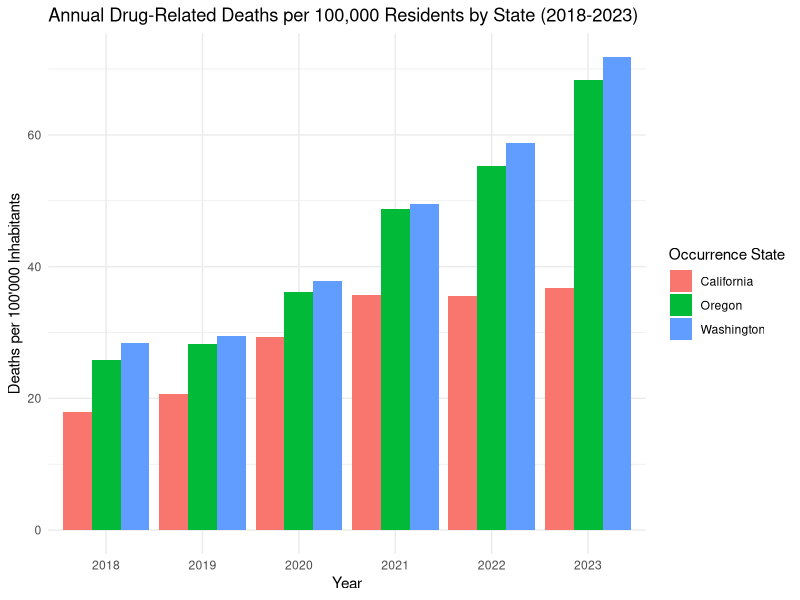
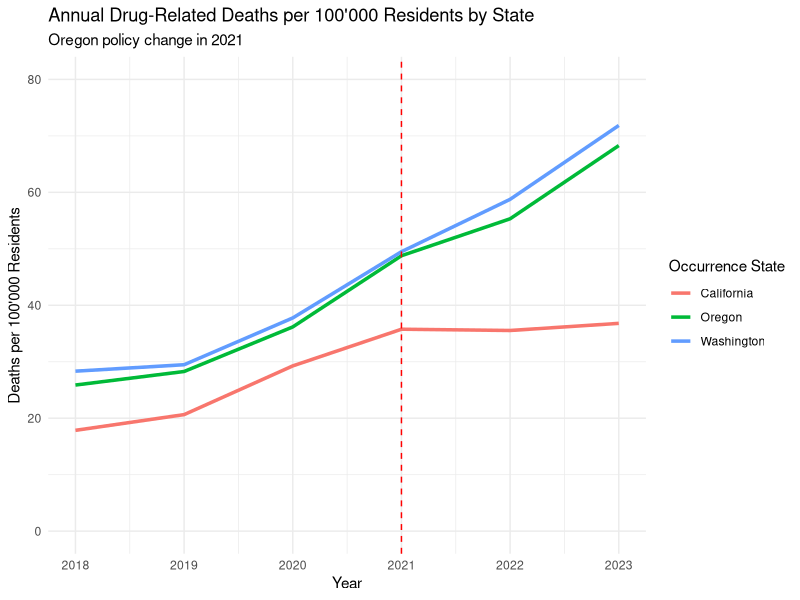
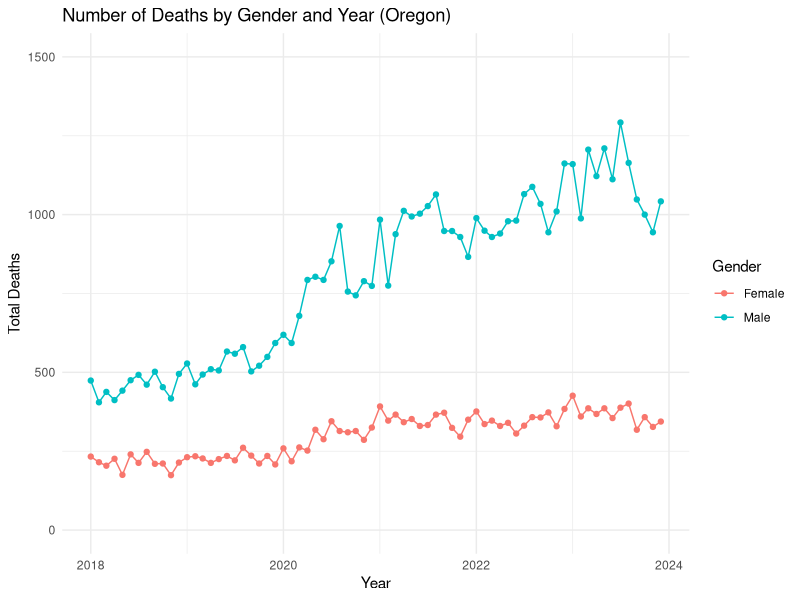
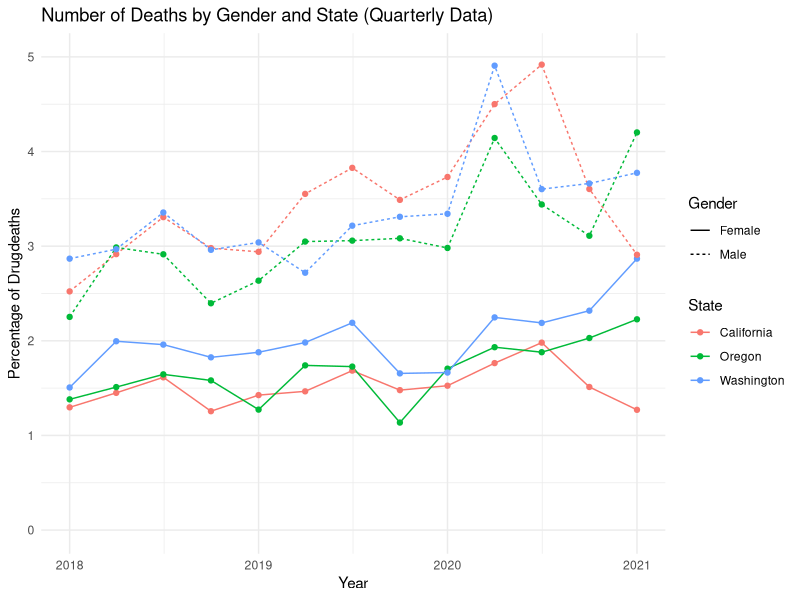
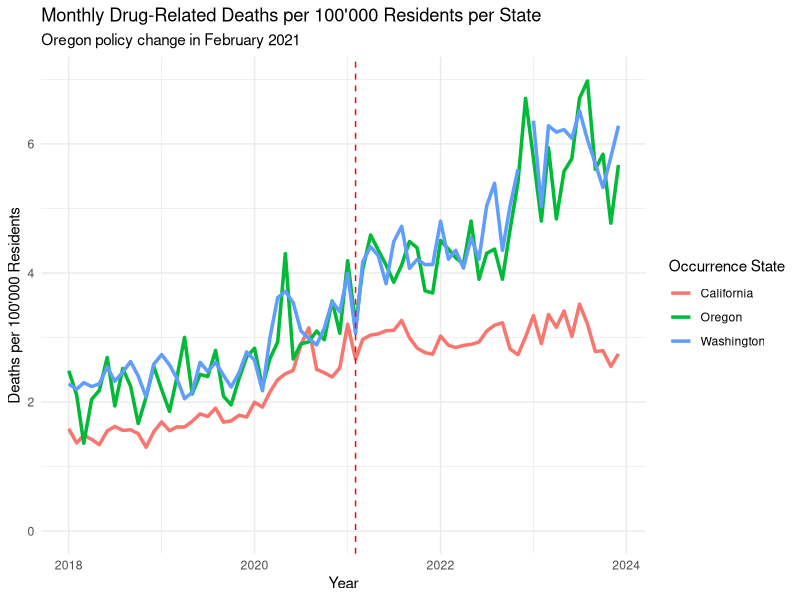
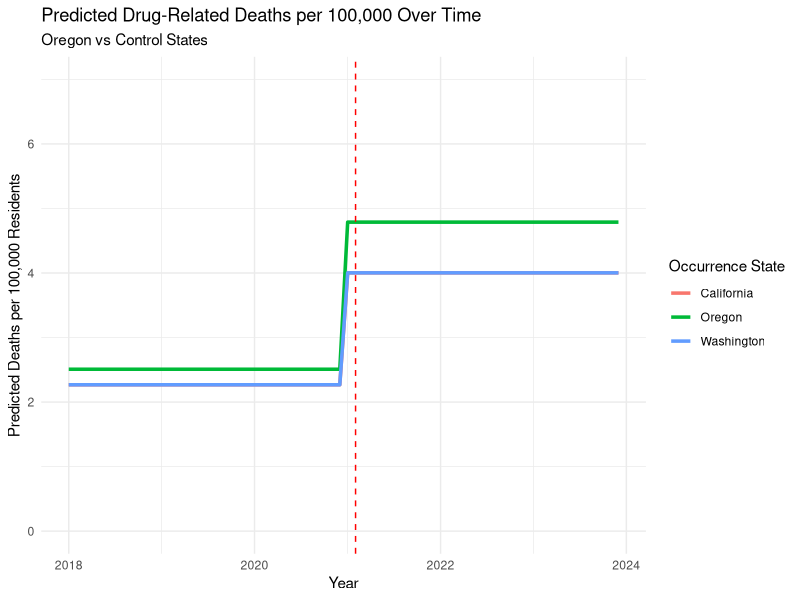
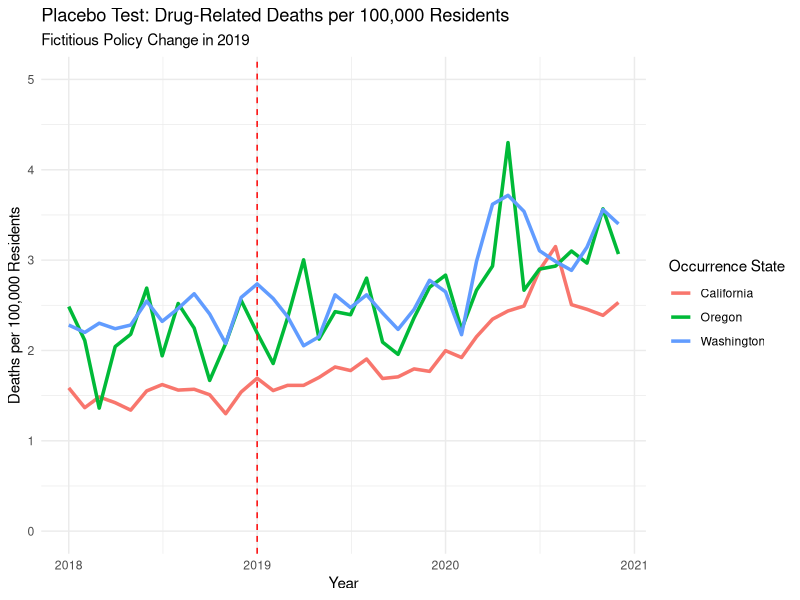
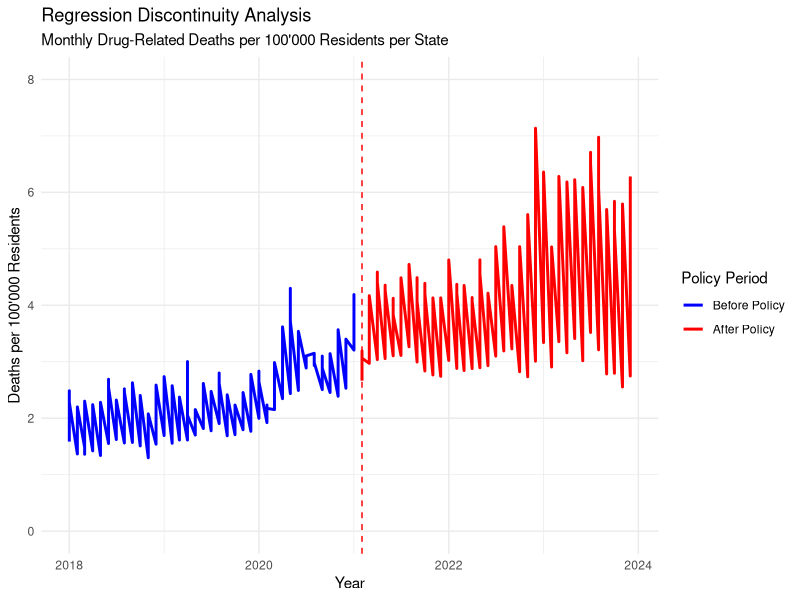

The R script that drew these images, in order:
## ---- chunk 1
knitr::opts_chunk$set(echo = TRUE)
## ---- chunk 2
library(readxl)
library(dplyr)
library(zoo)
library(lubridate)
library(ggplot2)
library(tidyr)
library(lmtest)
library(sandwich)
library(forecast)
library(plm)
  
#globally exclude code chunks from the output
knitr::opts_chunk$set(echo = FALSE)

#globally turn on caching
knitr::opts_chunk$set(cache = TRUE)

# globally turn off warnings and messages
knitr::opts_chunk$set(warning = FALSE)
knitr::opts_chunk$set(message = FALSE)

# globally set the theme for ggplot
theme_set(theme_minimal())

#setting directory
#setwd(dirname(rstudioapi::getSourceEditorContext()$path))
getwd()
## ---- chunk 3
# load the relevant part of the Data set, exclude notes starting from row 4374
Data <- read_excel("data/Drug_related_Deaths_2018-2024.xlsx", n_max = 4374)


# Overview for the Data
head(Data, 10)
str(Data)

## ---- chunk 4
# Read population data from Excel file for each region

# Load the population data from the first range (D244:M244)
population_oregon_1 <- read_excel("data/Ca_Or_Wa Population 2010-23.xlsx", 
                                  sheet = "Oregon", 
                                  range = "D244:M244", 
                                  col_names = FALSE)  

# Load the population data from the second range (Q244:T244)
population_oregon_2 <- read_excel("data/Ca_Or_Wa Population 2010-23.xlsx", 
                                  sheet = "Oregon", 
                                  range = "Q244:T244", 
                                  col_names = FALSE)  

# Combine the two data frames (horizontally) into one row
population_oregon <- cbind(population_oregon_1, population_oregon_2)

# Manually set the column names (years 2010 to 2023)
colnames(population_oregon) <- 2010:2023



# Load the population data from the first range in California
population_california_1 <- read_excel("data/Ca_Or_Wa Population 2010-23.xlsx", 
                                  sheet = "California", 
                                  range = "D487:M487", 
                                  col_names = FALSE)  

# Load the population data from the second range (Q487:T487)
population_california_2 <- read_excel("data/Ca_Or_Wa Population 2010-23.xlsx", 
                                  sheet = "California", 
                                  range = "Q487:T487", 
                                  col_names = FALSE)  

# Combine the two data frames (horizontally) into one row
population_california <- cbind(population_california_1, population_california_2)

# Manually set the column names (years 2010 to 2023)
colnames(population_california) <- 2010:2023



# Load the population data from the first range in Washington
population_washington_1 <- read_excel("data/Ca_Or_Wa Population 2010-23.xlsx", 
                                  sheet = "Washington", 
                                  range = "D286:M286", 
                                  col_names = FALSE)  

# Load the population data from the second range 
population_washington_2 <- read_excel("data/Ca_Or_Wa Population 2010-23.xlsx", 
                                  sheet = "Washington", 
                                  range = "Q286:T286", 
                                  col_names = FALSE)  

# Combine the two data frames (horizontally) into one row
population_washington <- cbind(population_washington_1, population_washington_2)

# Manually set the column names (years 2010 to 2023)
colnames(population_washington) <- 2010:2023


# Combine population data into a single data frame with an added column for state
population_data <- bind_rows(
  population_oregon %>% mutate(State = "Oregon"),
  population_washington %>% mutate(State = "Washington"),
  population_california %>% mutate(State = "California")
)


# Remove the temporary variables from the environment
rm(population_oregon_1, population_oregon_2, population_washington_1, 
   population_washington_2, population_california_1, population_california_2,
   population_oregon, population_washington, population_california)

# Convert wide format to long format
population_data <- population_data %>%
  pivot_longer(cols = -State,    # All columns except 'State'
               names_to = "year",   # The new column for years
               values_to = "population_count")  # The new column for population counts

#Convert year column to numeric
population_data$year <- as.numeric(population_data$year)  

## ---- chunk 5

# look into Dates 
unique(Data$Month)

# Delete Notes column without grepl 
Data <- Data[, !grepl("Notes", names(Data))]

# Delete Row Sep., 2024 since the data is not complete
Data <- Data[Data$Month != "Sep., 2024 (provisional and partial)", ]

# Create column Provisional (TRUE/FALSE) based on the col Month '(provisional)'
Data$Provisional <- grepl("\\(provisional\\)", Data$Month)

# Delete " (provisional)" from the Date
####Data$Month <- gsub(" \\(provisional\\)", "", Data$Month)

# Convert into Date Variable
####Data$Month <- as.yearmon(Data$Month, format = "%b., %Y")
Data <- Data %>%
  #mutate(`Month` = as.yearmon(`Month Code`, format = "%Y/%m"))
    mutate(`Month` = ym(`Month Code`))


#### look into Deaths
#### Data$Deaths

# count of "Suppressed"
sum(Data$Deaths == "Suppressed")

# Some of the numbers are "Suppressed" this means that there are between 1 and 9 cases
# To use Deaths as a number we can leave them as NA's or substitute by a random number between 1 and 9

# Set seed for reproducibility if needed
set.seed(23)  

# Replace "Suppressed" in the Death column with a random number between 1 and 9
Data$Deaths <- ifelse(Data$Deaths == "Suppressed", sample(1:9, sum(Data$Deaths == "Suppressed"), replace = TRUE), Data$Deaths)
Data$Deaths <- as.numeric(Data$Deaths)

summary(Data)
sum(Data$Deaths == "Suppressed")
# Delete all columns that end on Code, they are duplicates of the other columns
Data <- Data[, !grepl("Code$", names(Data))]

# keep one version of the Dataset with all Deaths
Data_complete <- Data

# Filters the data to only include drug-induced deaths (removes alcohol-induced and non-drug related deaths)
Data <- Data %>% filter(`UCD - Drug/Alcohol Induced` == "Drug-induced causes")

glimpse(Data)
## ---- chunk 6

# Filter the data for each complete years 2018 to 2023
Data_18_23 <- Data %>%
  filter(`Month` >= ym("2018-01") & `Month` <= ym("2023-12"))

# Group the data by occurrence state and year, then sum deaths per year
Data_18_23 <- Data_18_23 %>%
  group_by(`Occurrence State`, year = year(`Month`)) %>%
  summarise(Deaths = sum(Deaths))

# Merge the death data with population data by state and year
Data_with_population <- Data_18_23 %>%
  left_join(population_data, by = c("Occurrence State" = "State", "year" = "year"))

# Calculate deaths per 100,000 inhabitants for each year
Data_with_population <- Data_with_population %>%
  mutate(Deaths_per_100000 = (Deaths / population_count) * 100000)


# Plot the number of deaths per 10,000 inhabitants for each year and state
ggplot(Data_with_population, aes(x = factor(year), y = Deaths_per_100000, fill = `Occurrence State`)) +
  geom_bar(stat = "identity", position = "dodge") +
  labs(title = "Annual Drug-Related Deaths per 100,000 Residents by State (2018-2023)",
       x = "Year",
       y = "Deaths per 100'000 Inhabitants")


# Plot the trends over time for each state per year
ggplot(Data_with_population, aes(x = year, y = Deaths_per_100000, color = `Occurrence State`)) +
  geom_line(linewidth = 1.2) +
  geom_vline(xintercept = 2021, linetype = "dashed", color = "red") +  # Mark the policy change
  labs(title = "Annual Drug-Related Deaths per 100'000 Residents by State",
       subtitle = "Oregon policy change in 2021",
       x = "Year", y = "Deaths per 100'000 Residents") +
   ylim(0, 80)   # Ensure y-axis starts at 0

## ---- chunk 7
# Prepare the data untill 2023
data_gender_year <- Data %>%
  filter(`Month` >= ym("2018-01") & `Month` <= ym("2023-12")) %>%
  select(Gender, Month, Deaths) %>%
  group_by(Gender, Month) %>%
  summarise(Total_Deaths = sum(Deaths, na.rm = TRUE)) %>%
  ungroup()

# Plot the data
ggplot(data_gender_year, aes(x = Month, y = Total_Deaths, color = Gender, group = Gender)) +
  geom_line() +
  geom_point() +
  labs(title = "Number of Deaths by Gender and Year (Oregon)",
       x = "Year",
       y = "Total Deaths",
       color = "Gender") +
       ylim(0, 1500) 

# Perform t-test for significant differences by gender 
t.test(Total_Deaths ~ Gender, data = data_gender_year)

## ---- chunk 8
# Prepare the data
#use quarterly data to make it smoother
data_Anova <- Data %>%
  filter(`Month` < ym("2021-02")) %>%
  mutate(Quarter = floor_date(as.Date(Month), "quarter")) %>%    
  select(Gender, Quarter, `Occurrence State`, Deaths) %>%
  group_by(Gender, Quarter, `Occurrence State`) %>%
  summarise(Total_Deaths = sum(Deaths, na.rm = TRUE)) %>%
  ungroup()

data_Anova$all_death <- Data_complete %>%
  filter(`Month` < ym("2021-02")) %>%
  mutate(Quarter = floor_date(as.Date(Month), "quarter")) %>%
  select(Gender, Quarter, `Occurrence State`, Deaths) %>%
  group_by(Gender, Quarter, `Occurrence State`) %>%
  summarise(Total_Deaths = sum(Deaths, na.rm = TRUE)) %>%
  ungroup() %>%
  pull(Total_Deaths)

data_Anova$DrugDeath_Percentage <- data_Anova$Total_Deaths / data_Anova$all_death *100

# Plot the data
ggplot(data_Anova, aes(x = Quarter, y = DrugDeath_Percentage, color = `Occurrence State`, linetype = Gender)) +
  geom_line() +
  geom_point() +
  labs(title = "Number of Deaths by Gender and State (Quarterly Data)",
       x = "Year",
       y = "Percentage of Drugdeaths",
       color = "State") +
        ylim(0, 5) 

# Perform ANOVA for significant differences by gender or State
data_Anova <- data_Anova %>%
  mutate(Gender = as.factor(Gender),
         `Occurrence State` = as.factor(`Occurrence State`))

# Test for effects in Gender, State and interactions
anova_model <- aov(DrugDeath_Percentage ~ Gender + `Occurrence State`, data = data_Anova)

summary(anova_model)

## ---- chunk 9

# Filter the data for each complete month in 2018 to 2023 
Data_monthly <- Data %>%
  filter(`Month` >= ym("2018-01") & `Month` <= ym("2023-12"))

# Group the data by occurrence state and month, then sum deaths per month
Data_monthly <- Data_monthly %>%
  group_by(`Occurrence State`, year = year(`Month`), month = month(`Month`)) %>%
  summarise(Deaths = sum(Deaths))


# Merge the death data with population data by state and year
Data_monthly <- Data_monthly %>%
  left_join(population_data, by = c("Occurrence State" = "State", "year" = "year"))

# Calculate deaths per 100,000 inhabitants for each year
Data_monthly <- Data_monthly  %>%
  mutate(Deaths_per_100000 = (Deaths / population_count) * 100000)


# Create 'treatment' and 'post_policy' variables
Data_monthly <- Data_monthly %>%
  mutate(
    treatment = ifelse(`Occurrence State` == "Oregon", 1, 0),  # 1 for Oregon, 0 for California/Washington
    post_policy = ifelse(year >= 2021, 1, 0),  # 1 for years 2021 and later
    interaction = treatment * post_policy  # Interaction term for DiD
  )

# Create a new date column by combining year and month
Data_monthly <- Data_monthly %>%
  mutate(date = ym(paste(year, month, sep = "-")))  # Combine year and month into a date


# Difference-in-Differences (DiD) regression model with Deaths_per_100000

did_model <- lm(Deaths_per_100000 ~ treatment + post_policy + interaction, data = Data_monthly)
summary(did_model)

# Robust standard errors to handle heteroscedasticity
coeftest(did_model, vcov = vcovHC(did_model, type = "HC1"))

## ---- chunk 10
# Plot DiD Results
# Plot the trends over time for each state
ggplot(Data_monthly, aes(x = date, y = Deaths_per_100000, color = `Occurrence State`)) +
  geom_line(linewidth = 1.2) +
  geom_vline(xintercept = as.Date("2021-02-01"), linetype = "dashed", color = "red") +  # Mark the policy change
  labs(title = "Monthly Drug-Related Deaths per 100'000 Residents per State",
       subtitle = "Oregon policy change in February 2021",
       x = "Year", y = "Deaths per 100'000 Residents") +
       ylim(0, 7)


# Generate predicted values based on the model
Data_monthly$predicted <- predict(did_model, newdata = Data_monthly)

# Visualize the predicted trends
ggplot(Data_monthly, aes(x = date, y = predicted, color = `Occurrence State`)) +
  geom_line(linewidth = 1.2) +
  geom_vline(xintercept = as.Date("2021-02-01"), linetype = "dashed", color = "red") +  # Mark the policy change
  labs(title = "Predicted Drug-Related Deaths per 100,000 Over Time",
       subtitle = "Oregon vs Control States",
       x = "Year", y = "Predicted Deaths per 100,000 Residents")+
  ylim(0,7)

## ---- chunk 11

# Subset data for Oregon and Washington pre Policy
oregon_data <- Data_monthly %>% filter(date >= as.Date("2018-01-01") & date <= as.Date("2021-02-01") & `Occurrence State` == "Oregon")
washington_data <- Data_monthly %>% filter(date >= as.Date("2018-01-01") & date <= as.Date("2021-02-01") & `Occurrence State` == "Washington")
california_data <- Data_monthly %>% filter(date >= as.Date("2018-01-01") & date <= as.Date("2021-02-01") & `Occurrence State` == "California")




# Calculate the correlation coefficient between the two states
correlation <- cor(oregon_data$Deaths_per_100000, washington_data$Deaths_per_100000)
coorelation_c <- cor(oregon_data$Deaths_per_100000, california_data$Deaths_per_100000)

# Print the result
correlation
coorelation_c
#Seperate DiD

# Example for DiD with only California as control
did_model_california <- lm(Deaths_per_100000 ~ treatment + post_policy + interaction, 
                           data = Data_monthly %>% filter(`Occurrence State` %in% c("Oregon", "California")))

# Example for DiD with only Washington as control
did_model_washington <- lm(Deaths_per_100000 ~ treatment + post_policy + interaction, 
                           data = Data_monthly %>% filter(`Occurrence State` %in% c("Oregon", "Washington")))

# Compare the results
summary(did_model_california)
summary(did_model_washington)
## ---- chunk 12
# Prepare Pre Trend Test (dummy)
Data_pre_policy <- Data_monthly %>%
  filter(date < as.Date("2021-02-01")) %>%
  mutate(time = as.numeric(date - min(date)))

# Linear model (pre-treatment)
pre_trend_model <- lm(Deaths_per_100000 ~ treatment * time, data = Data_pre_policy)
summary(pre_trend_model)

# Interaction is not significant -> Parallel Trend can be assumed, California can be used as a control
## ---- chunk 13
# Make a Difference-in-Differences model for the years 2018-2020 as a placebo test
Data_placebo <- Data_monthly %>%
  filter(date >= as.Date("2018-01-01") & date <= as.Date("2020-12-01"))

# Create 'treatment' and 'post_policy' variables for the placebo test
Data_placebo <- Data_placebo %>%
  mutate(
    treatment = ifelse(`Occurrence State` == "Oregon", 1, 0),  # 1 for Oregon, 0 for California/Washington
    post_policy = ifelse(year >= 2019, 1, 0),  # 1 for years 2019 and later
    interaction = treatment * post_policy  # Interaction term for DiD
  )

# Difference-in-Differences (DiD) model for the placebo test
did_model_placebo <- lm(Deaths_per_100000 ~ treatment + post_policy + interaction, data = Data_placebo)
summary(did_model_placebo)

# Robust standard errors for the placebo test
#coeftest(did_model_placebo, vcov = vcovHC(did_model_placebo, type = "HC1"))

# Plot the placebo test results
ggplot(Data_placebo, aes(x = date, y = Deaths_per_100000, color = `Occurrence State`)) +
  geom_line(linewidth = 1.2) +
  geom_vline(xintercept = as.Date("2019-01-01"), linetype = "dashed", color = "red") +  # Mark the placebo policy change
  labs(title = "Placebo Test: Drug-Related Deaths per 100,000 Residents",
       subtitle = "Fictitious Policy Change in 2019",
       x = "Year", y = "Deaths per 100,000 Residents") + ylim(0, 5)

## ---- chunk 14
# Regression Discontinuity Analysis: To further validate the DiD results


# Create a binary variable for the policy change
Data_RD <- Data_monthly %>%
  mutate(policy_change = ifelse(date >= as.Date("2021-02-01"), 1, 0))

# Fit a regression model to estimate the effect of the policy change
rd_model <- lm(Deaths_per_100000 ~ policy_change, data = Data_RD)
summary(rd_model)

# Robust standard errors to handle heteroscedasticity
coeftest(rd_model, vcov = vcovHC(rd_model, type = "HC1"))


# Plot the regression discontinuity analysis
ggplot(Data_RD, aes(x = date, y = Deaths_per_100000, color = as.factor(policy_change))) +
  geom_line(linewidth = 1) +
  geom_vline(xintercept = as.Date("2021-02-01"), linetype = "dashed", color = "red") +  # Mark the policy change
  
  # Custom color for before and after policy
  scale_color_manual(values = c("0" = "blue", "1" = "red"), labels = c("Before Policy", "After Policy")) +
  
  # Custom labels and title
  labs(title = "Regression Discontinuity Analysis",
       subtitle = "Monthly Drug-Related Deaths per 100'000 Residents per State",
       x = "Date", y = "", 
       color = "Policy Period") +  # Custom legend title
        ylab("Deaths per 100'000 Residents") +
        xlab("Year") +
  # Ensure y-axis starts at 0
  ylim(0, 8)
## ---- chunk 15
# Filter the data for Oregon and clean it
data_oregon <- Data %>%
  filter(`Occurrence State` == "Oregon") %>%
  mutate(Deaths = as.numeric(Deaths),    # Convert Deaths to numeric
         date = as.Date(paste0(Month, "-01")))  # Create a proper date column

# Create a time series object for Oregon deaths
ts_oregon <- ts(data_oregon$Deaths, start = c(2018, 1), frequency = 12)

# Split the data for training (2018-2022) and validation (2023)
train_ts <- window(ts_oregon, end = c(2022, 12))
valid_ts <- window(ts_oregon, start = c(2023, 1), end = c(2023, 12))

# Fit an ARIMA model (or other model)
arima_model <- auto.arima(train_ts)

# Forecast for the validation period (2023-2024)
forecast_2023_2024 <- forecast(arima_model, h = 12)

# Plot the forecast against the actual validation data
plot(forecast_2023_2024, main = "Forecast Training for Drug-Related Deaths in Oregon (2023-2024)",
     xlab = "Year", ylab = "Deaths per 100,000 Residents") +  ylim(0, 52)
lines(valid_ts, col = "red")  # Add the actual data for comparison
legend("topright", legend = c("Forecast", "Actual Data"), col = c("#2222e7", "red"), lty = 1)

# compute the accuracy of the model
accuracy(forecast_2023_2024, valid_ts)

# After validating the model, forecast for 2025
forecast_2025 <- forecast(arima_model, h = 24)

# Plot the forecast for 2025
plot(forecast_2025, main = "Forecast for Drug-Related Deaths in Oregon (2025)",
     xlab = "Year", ylab = "Deaths per 100,000 Residents")+  ylim(0, 52)
lines(valid_ts, col = "red")  # Add the actual data for comparison
legend("topright", legend = c("Forecast", "Actual Data"), col = c("#2222e7", "red"), lty = 1)
